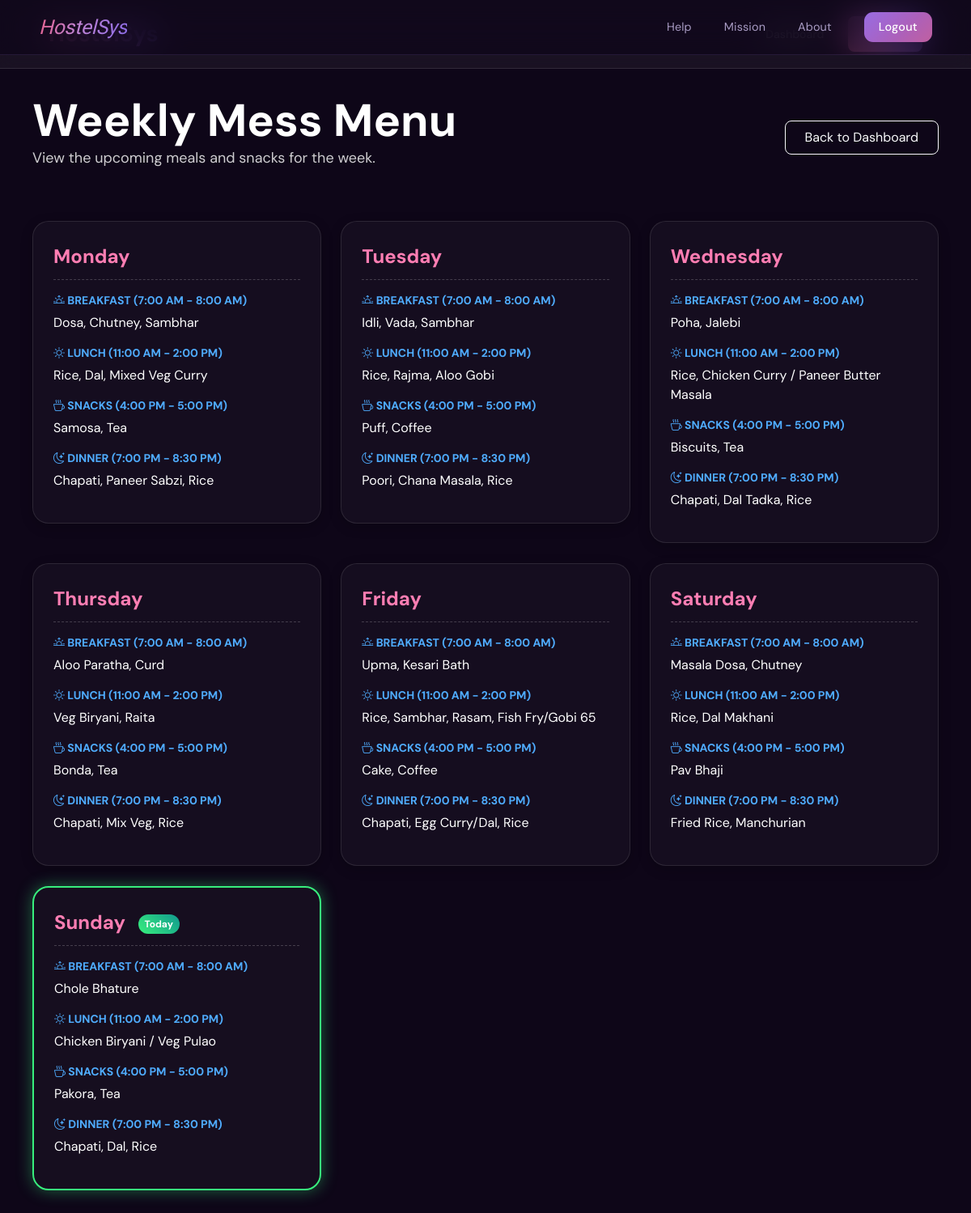
/mess-menu/ (signed in), run on the app's committed database.
### startpage/models.py (models this page shows, shortened)
class MessMenu(models.Model):
    class Day(models.TextChoices):
        MONDAY = 'MON', 'Monday'
        TUESDAY = 'TUE', 'Tuesday'
        WEDNESDAY = 'WED', 'Wednesday'
        THURSDAY = 'THU', 'Thursday'
        FRIDAY = 'FRI', 'Friday'
        SATURDAY = 'SAT', 'Saturday'
        SUNDAY = 'SUN', 'Sunday'
    day = models.CharField(max_length=3, choices=Day.choices, unique=True)
    breakfast = models.TextField()
    lunch = models.TextField()
    snacks = models.TextField()
    dinner = models.TextField()

### startpage/views.py (the view)
# urls.py: path('mess-menu/', views.mess_menu, name='mess_menu'),
@login_required
def mess_menu(request):
    menus = MessMenu.objects.all()
    day_order = {'MON': 1, 'TUE': 2, 'WED': 3, 'THU': 4, 'FRI': 5, 'SAT': 6, 'SUN': 7}
    menus = sorted(menus, key=lambda m: day_order.get(m.day, 8))
    context = {
        'menus': menus,
        'is_admin': request.user.is_staff or request.user.is_superuser,
    }
    return render(request, 'mess_menu.html', context)

### templates/mess_menu.html (shortened to what this page needs)
{% extends 'base.html' %}
{% block content %}
<header class="top-navbar">
  <div class="logo">HostelSys</div>
  <div class="top-navbar-links">
    <a href="{% url 'dashboard' %}">Dashboard</a>
    <form action="{% url 'logout' %}" method="post" style="display:inline-block; margin:0;">
      <button class="btn-primary-custom" type="submit">Logout</button>
    </form>
  </div>
</header>
<main class="dashboard-content">
  <div class="mb-5 d-flex justify-content-between align-items-center">
    <div>
      <h1 style="font-size: 56px; font-weight: 700; color: #fff; margin-bottom: 0;">Weekly Mess Menu</h1>
      <p style="font-size: 18px; color: rgba(255,255,255,0.8);">View the upcoming meals and snacks for the week.</p>
    </div>
    <div>
        <a href="{% url 'dashboard' %}" class="btn btn-outline-light px-4 py-2" style="border-radius: 8px;">Back to Dashboard</a>
    </div>
  </div>
  <div class="row">
    {% for m in menus %}
    <div class="col-md-6 col-lg-4">
        <div class="menu-card" id="card-{{ m.day }}">
            <div class="day-title">
                {{ m.get_day_display }}
                <span class="today-badge" style="display:none;" id="badge-{{ m.day }}">Today</span>
            </div>
            <div class="meal-block">
                <div class="meal-name"><i class="bi bi-sunrise"></i> Breakfast (7:00 AM - 8:00 AM)</div>
                <div class="meal-items">{{ m.breakfast }}</div>
            </div>
            <div class="meal-block">
                <div class="meal-name"><i class="bi bi-sun"></i> Lunch (11:00 AM - 2:00 PM)</div>
                <div class="meal-items">{{ m.lunch }}</div>
            </div>
            <div class="meal-block">
                <div class="meal-name"><i class="bi bi-cup-hot"></i> Snacks (4:00 PM - 5:00 PM)</div>
                <div class="meal-items">{{ m.snacks }}</div>
            </div>
            <div class="meal-block">
                <div class="meal-name"><i class="bi bi-moon-stars"></i> Dinner (7:00 PM - 8:30 PM)</div>
                <div class="meal-items">{{ m.dinner }}</div>
            </div>
        </div>
    </div>
    {% empty %}
    <div class="col-12 text-center text-muted py-5" style="border: 1px dashed rgba(255,255,255,0.2); border-radius: 20px;">
        <h4 style="color:#aaa;">No Mess Menu available yet.</h4>
        {% if is_admin %}<p>Please set it up in the Django Admin Portal.</p>{% endif %}
    </div>
    {% endfor %}
  </div>
</main>
{% endblock %}

### templates/base.html (style rules this page uses)
:root { --bg-deep: #0e0618; --bg-mid: #160d24; --bg-surface: #1e1230; --bg-card: #261740; --bg-input: #1a0f2e; --accent-rose: #e8608a; --accent-violet: #8b6be8; --accent-soft: #c084d4; --text-primary: #f4eeff; --text-secondary: #a99cc4; --text-muted: #6d5f8a; --border-subtle: rgba(180,140,255,0.12); --border-mid: rgba(180,140,255,0.22); }
*, *::before, *::after { box-sizing: border-box; }
html, body { height: 100%; margin: 0; padding: 0; width: 100%; overflow-x: hidden; background: var(--bg-deep) !important; color: var(--text-primary) !important; font-family: 'DM Sans', system-ui, sans-serif !important; -webkit-font-smoothing: antialiased; }
body::before { content: ''; position: fixed; inset: 0; z-index: -1; background: radial-gradient(ellipse 60% 50% at 20% 10%, rgba(139,107,232,0.14) 0%, transparent 70%), radial-gradient(ellipse 50% 60% at 85% 80%, rgba(232,96,138,0.12) 0%, transparent 70%), radial-gradient(ellipse 40% 40% at 55% 45%, rgba(192,132,212,0.07) 0%, transparent 60%); pointer-events: none; }
body::after { content: ''; position: fixed; inset: 0; z-index: -1; background-image: radial-gradient(circle, rgba(255,255,255,0.028) 1px, transparent 1px); background-size: 28px 28px; pointer-events: none; }

### templates/mess_menu.html (style rules this page uses)
.top-navbar { width: 100%; display: flex; justify-content: space-between; align-items: center; padding: 20px 60px; background: rgba(255, 255, 255, 0.05); backdrop-filter: blur(10px); box-sizing: border-box; color: #fff; border-bottom: 1px solid rgba(255, 255, 255, 0.1); }
.top-navbar .logo { font-size: 28px; font-weight: 700; background: linear-gradient(45deg, #ff7eb3, #7a6bff); -webkit-background-clip: text; -webkit-text-fill-color: transparent; background-clip: text; }
.top-navbar-links { display: flex; gap: 30px; align-items: center; }
.top-navbar-links a { color: #fff; text-decoration: none; font-size: 14px; font-weight: 500; transition: 0.3s; }
.btn-primary-custom { padding: 10px 20px; border-radius: 8px; border: none; background: linear-gradient(45deg, #ff7eb3, #7a6bff); color: white; cursor: pointer; transition: 0.3s; font-weight: 500; text-decoration: none; }
.dashboard-content { padding: 30px 40px 50px 40px; width: 100%; box-sizing: border-box; min-height: calc(100vh - 80px); }
.menu-card { background: rgba(255, 255, 255, 0.03); border-radius: 20px; padding: 25px; margin-bottom: 25px; border: 1px solid rgba(255, 255, 255, 0.1); transition: 0.3s; box-shadow: 0 4px 15px rgba(0,0,0,0.2); }
.day-title { font-size: 24px; font-weight: bold; color: #ff7eb3; margin-bottom: 15px; padding-bottom: 10px; border-bottom: 1px dashed rgba(255,255,255,0.2); }
.meal-block { margin-bottom: 15px; }
.meal-name { color: #4facfe; font-weight: bold; font-size: 14px; text-transform: uppercase; margin-bottom: 5px; }
.meal-items { color: #fff; font-size: 16px; }
.today-badge { background: linear-gradient(45deg, #38ef7d, #11998e); color: white; padding: 3px 8px; border-radius: 12px; font-size: 12px; margin-left: 10px; vertical-align: middle; }

### data on the page
MessMenu: day "Monday", breakfast "Dosa, Chutney, Sambhar", lunch "Rice, Dal, Mixed Veg Curry", snacks "Samosa, Tea", dinner "Chapati, Paneer Sabzi, Rice"
MessMenu: day "Tuesday", breakfast "Idli, Vada, Sambhar", lunch "Rice, Rajma, Aloo Gobi", snacks "Puff, Coffee", dinner "Poori, Chana Masala, Rice"
MessMenu: day "Wednesday", breakfast "Poha, Jalebi", lunch "Rice, Chicken Curry / Paneer Butter Masala", snacks "Biscuits, Tea", dinner "Chapati, Dal Tadka, Rice"
MessMenu: day "Thursday", breakfast "Aloo Paratha, Curd", lunch "Veg Biryani, Raita", snacks "Bonda, Tea", dinner "Chapati, Mix Veg, Rice"
MessMenu: day "Friday", breakfast "Upma, Kesari Bath", lunch "Rice, Sambhar, Rasam, Fish Fry/Gobi 65", snacks "Cake, Coffee", dinner "Chapati, Egg Curry/Dal, Rice"
MessMenu: day "Saturday", breakfast "Masala Dosa, Chutney", lunch "Rice, Dal Makhani", snacks "Pav Bhaji", dinner "Fried Rice, Manchurian"
MessMenu: day "Sunday", breakfast "Chole Bhature", lunch "Chicken Biryani / Veg Pulao", snacks "Pakora, Tea", dinner "Chapati, Dal, Rice"
